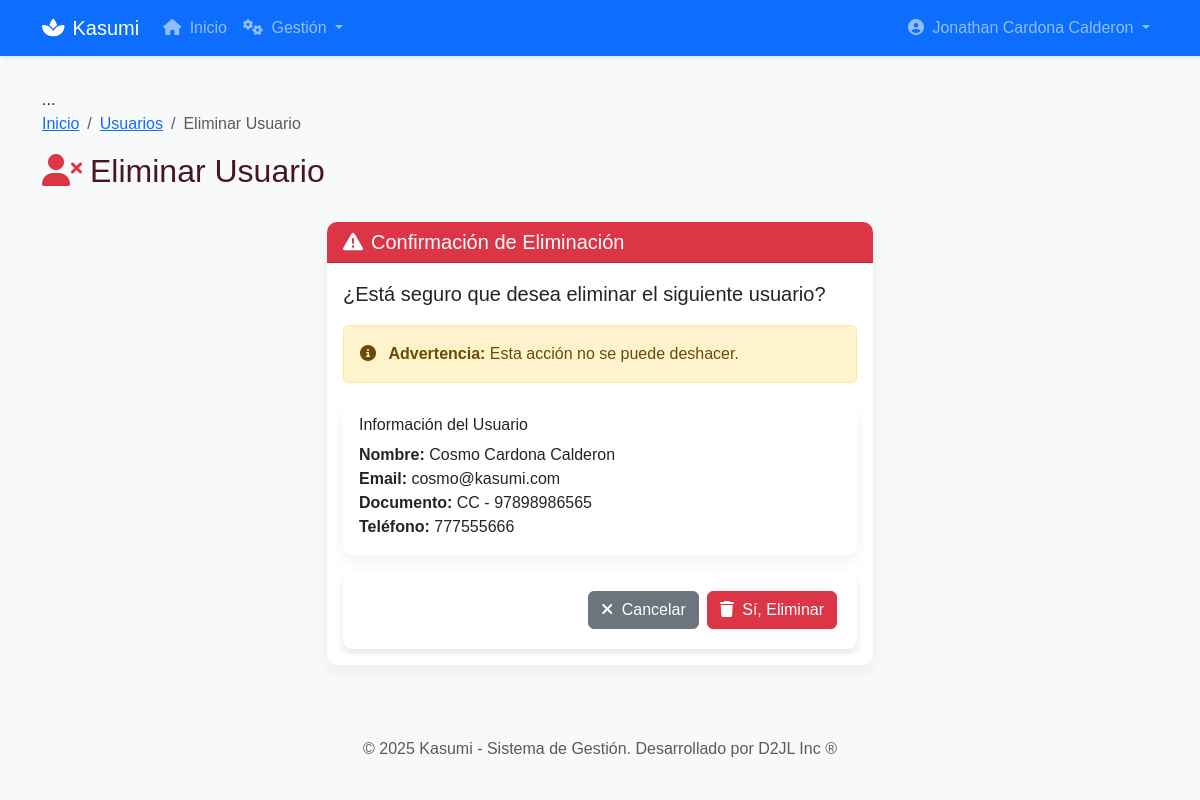
The app's page /usuarios/usuarios/8/eliminar/ (signed in) with its own data.
### accounts/models.py (models this page shows, shortened)
class Usuario(AbstractUser):
    TIPO_DOCUMENTO_CHOICES = [
        ('CC', 'Cédula de Ciudadanía'),
        ('CE', 'Cédula de Extranjería'),
        ('TI', 'Tarjeta de Identidad'),
        ('PAS', 'Pasaporte'),
    ]
    username = None
    email = models.EmailField(_('email address'), unique=True)
    tipo_documento = models.CharField(
        max_length=3,
        choices=TIPO_DOCUMENTO_CHOICES,
        default='CC',
        verbose_name='Tipo de Documento'
    )
    numero_documento = models.CharField(
        max_length=20,
        unique=True,
        verbose_name='Número de Documento'
    )
    telefono = models.CharField(max_length=15, blank=True, verbose_name='Teléfono')
    direccion = models.TextField(blank=True, verbose_name='Dirección')
    ciudad = models.CharField(max_length=100, blank=True, verbose_name='Ciudad')
    fecha_nacimiento = models.DateField(null=True, blank=True, verbose_name='Fecha de Nacimiento')
    USERNAME_FIELD = 'email'
    REQUIRED_FIELDS = ['numero_documento', 'first_name', 'last_name']
    objects = UsuarioManager()
    class Meta:
        verbose_name = 'Usuario'
        verbose_name_plural = 'Usuarios'

### gestion_usuarios/views.py (the view, shortened to what this page needs)
class EliminarUsuarioView(LoginRequiredMixin, UserPassesTestMixin, DeleteView):
    model = Usuario
    template_name = 'gestion_usuarios/usuarios/eliminar_usuario.html'
    success_url = reverse_lazy('gestion_usuarios:lista_usuarios')
    def test_func(self):
        return self.request.user.is_staff

### templates/gestion_usuarios/usuarios/eliminar_usuario.html (shortened to what this page needs)
{% extends "base.html" %}
{% load static %}
{% block content %}
<div class="row mb-4">
    <div class="col-12">
        <nav aria-label="breadcrumb">
            <ol class="breadcrumb">
                <li class="breadcrumb-item"><a href="{% url 'core:home' %}">Inicio</a></li>
                <li class="breadcrumb-item"><a href="{% url 'gestion_usuarios:lista_usuarios' %}">Usuarios</a></li>
                <li class="breadcrumb-item active">Eliminar Usuario</li>
            </ol>
        </nav>
        <h2><i class="fas fa-user-times me-2 text-danger"></i>Eliminar Usuario</h2>
    </div>
</div>
<div class="row">
    <div class="col-lg-6 mx-auto">
        <div class="card border-danger">
            <div class="card-header bg-danger text-white">
                <h5 class="mb-0"><i class="fas fa-exclamation-triangle me-2"></i>Confirmación de Eliminación</h5>
            </div>
            <div class="card-body">
                <p class="lead">¿Está seguro que desea eliminar el siguiente usuario?</p>
                <div class="alert alert-warning">
                    <i class="fas fa-info-circle me-2"></i>
                    <strong>Advertencia:</strong> Esta acción no se puede deshacer.
                </div>
                <div class="card mb-3">
                    <div class="card-body">
                        <h6 class="card-title">Información del Usuario</h6>
                        <ul class="list-unstyled mb-0">
                            <li><strong>Nombre:</strong> {{ object.get_full_name }}</li>
                            <li><strong>Email:</strong> {{ object.email }}</li>
                            <li><strong>Documento:</strong> {{ object.tipo_documento }} - {{ object.numero_documento }}</li>
                            <li><strong>Teléfono:</strong> {{ object.telefono|default:"-" }}</li>
                        </ul>
                    </div>
                </div>
                <form method="post">
                    <div class="d-flex gap-2 justify-content-end">
                        <a href="{% url 'gestion_usuarios:lista_usuarios' %}" class="btn btn-secondary">
                            <i class="fas fa-times me-1"></i> Cancelar
                        </a>
                        <button type="submit" class="btn btn-danger">
                            <i class="fas fa-trash me-1"></i> Sí, Eliminar
                        </button>
                    </div>
                </form>
            </div>
        </div>
    </div>
</div>
{% endblock %}

### templates/base.html (shortened to what this page needs)
<!DOCTYPE html>
{% load static %}
<html lang="es">
<head>
    <link href="https://cdn.jsdelivr.net/npm/bootstrap@5.3.3/dist/css/bootstrap.min.css" rel="stylesheet">
    <link rel="stylesheet" href="https://cdnjs.cloudflare.com/ajax/libs/font-awesome/6.4.0/css/all.min.css">
    <link rel="stylesheet" href="{% static 'css/styles.css' %}">
</head>
<body class="{% block body_class %}{% endblock %}">
    {% if user.is_authenticated %}
    <nav class="navbar navbar-expand-lg navbar-dark bg-primary">
        <div class="container">
            <a class="navbar-brand" href="{% url 'core:home' %}">
                <i class="fas fa-spa me-2"></i>Kasumi
            </a>
            <div class="collapse navbar-collapse" id="navbarNav">
                <ul class="navbar-nav me-auto">
                    <li class="nav-item">
                        <a class="nav-link" href="{% url 'core:home' %}">
                            <i class="fas fa-home me-1"></i> Inicio
                        </a>
                    </li>
                    {% if user.is_staff %}
                    <li class="nav-item dropdown">
                        <a class="nav-link dropdown-toggle" href="#" id="gestionDropdown" role="button" data-bs-toggle="dropdown">
                            <i class="fas fa-cogs me-1"></i> Gestión
                        </a>
                    </li>
                    {% endif %}
                </ul>
                <ul class="navbar-nav">
                    <li class="nav-item dropdown">
                        <a class="nav-link dropdown-toggle" href="#" id="userDropdown" role="button" data-bs-toggle="dropdown">
                            <i class="fas fa-user-circle me-1"></i> {{ user.get_full_name|default:user.email }}
                        </a>
                    </li>
                </ul>
            </div>
        </div>
    </nav>
    {% endif %}
    <main class="container">
        ...
        {% block content %}{% endblock %}
    </main>
    <footer class="bg-light text-center text-muted py-4 mt-5">
        <div class="container">
            <p class="mb-0">© {% now "Y" %} Kasumi - Sistema de Gestión. <span class="d-none d-md-inline">Desarrollado por D2JL Inc ®</span></p>
        </div>
    </footer>
</body>
</html>

### static/css/styles.css (style rules this page uses)
:root { --background-color: #FBE9DB; --primary-color: #D55672; --secondary-color: #ADF5FF; --text-color: #481620; --accent-color: #0075A2; }
body { font-family: Arial, sans-serif; background-color: var(--background-color); color: var(--text-color); }
form { max-width: 700px; margin: 0 auto; padding: 20px; background-color: #fff; border-radius: 8px; box-shadow: 0 4px 6px rgba(0, 0, 0, 0.1); }
button { background-color: var(--primary-color); color: #fff; border: none; border-radius: 8px; padding: 10px; font-size: 16px; font-weight: bold; transition: background-color 0.3s ease, color 0.3s ease; }

### templates/base.html (style rules this page uses)
body { background-color: #f8f9fa; }
.navbar { margin-bottom: 2rem; box-shadow: 0 2px 4px rgba(0,0,0,.1); }
.card { border: none; border-radius: 10px; box-shadow: 0 0.5rem 1rem rgba(0, 0, 0, 0.05); }
.card-header { border-radius: 10px 10px 0 0 !important; font-weight: 600; }

### records on screen
Usuario: get_full_name "Jonathan Cardona Calderon"
Usuario: get_full_name "Cosmo Cardona Calderon", email "cosmo@kasumi.com", tipo_documento "CC", numero_documento "97898986565", telefono "777555666"
